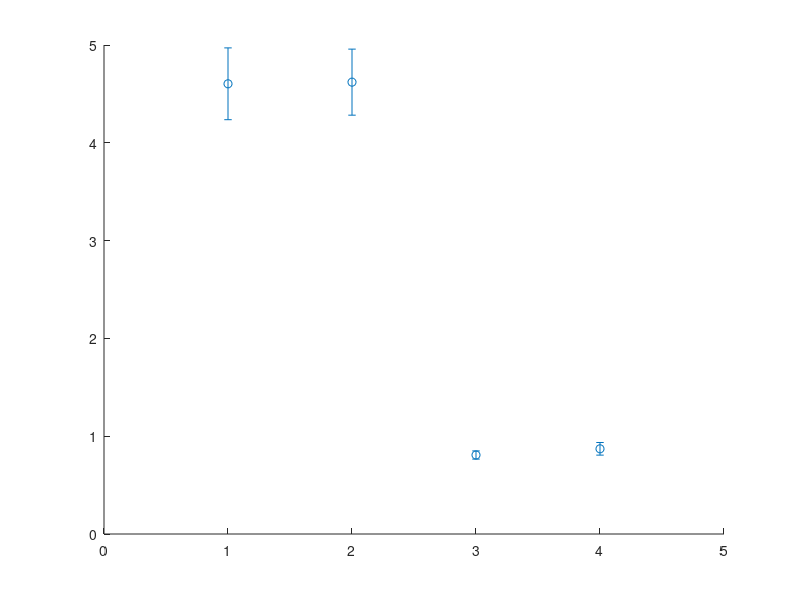

Here is the MATLAB script that generated this plot: (Note: this script raises an error after producing the figure.)

%% CURRENTLY IN ORDER OF CTRL, 0.5X, 1X, 2X!!!!!!!!!!!!!!
% Junction data (each from average of 5 replicates)
j1 = [7.151846207;1.941840172;0.9467254351;0.8267883196];
j1_s = [0.7788817801;0.6278822884;0.04512705413;0.03324510579]; 

j2 = [9.405333147;6.04916969;0.8265063281;0.7034649017];
j2_s = [0.483341408;3.060050082;0.05753070859;0.08366301083]; 

% Mid data
m1 = [7.194619886;8.841357019;0.8530111086;0.7688848877];
m1_s = [1.337329363;4.591097739;0.09300373167;0.02594727961];
m2 = [8.033549324;3.30519052;0.7523107406;0.6897630748];
m2_s = [1.433188332;0.86040803;0.08424406792;0.08657130147];

% Tip data
t1 = [4.872206939;4.758860045;0.8089223836;0.9490819574];
t1_s = [0.7541735608;0.5557115188;0.09166502828;0.03942286784];
t2 = [4.334532884;4.481565005;0.8065040995;0.7931414842];
t2_s = [0.3238747968;0.511115992;0.01984606066;0.1388441407];

% % Select dataset
% For Junction
%s1 = j1; s2 = j2; s1_s = j1_s; s2_s = j2_s;

% For Mid
%s1 = m1; s2 = m2; s1_s = m1_s; s2_s = m2_s; 

% For Tip
s1 = t1; s2 = t2; s1_s = t1_s; s2_s = t2_s; % Replace with actual SDs if available

% Number of replicates per dataset (update if different)
n_replicates = 5;

% Average of the two datasets
mean_s = (s1 + s2) / 2;

% SEM per s1 and s2
sem_s1 = s1_s / sqrt(n_replicates);
sem_s2 = s2_s / sqrt(n_replicates);

% Combined SEM for the mean of s1 and s2
combined_sem = sqrt(sem_s1.^2 + sem_s2.^2);

% X-axis labels and positions
x = 1:4;
x_labels = {'Control', '0.5x','1x', '2x'};

% Plot with SEM error bars
figure;
errorbar(x, mean_s, combined_sem, 'o', 'LineWidth', 2.5, 'MarkerSize', 12, ...
    'Color', [0 0.4470 0.7410], 'MarkerFaceColor', [0 0.4470 0.7410]);

xticks(x);
xticklabels(x_labels);
xlabel('Concentration', 'FontSize', 16, 'FontWeight', 'bold');
ylabel('Average Value', 'FontSize', 16, 'FontWeight', 'bold');
title('Aptamer and Invader (Mean ± SEM)', 'FontSize', 18, 'FontWeight', 'bold');
ylim([0 9]);
xlim([0.75 4.25]);

set(gca, 'FontSize', 14, 'LineWidth', 1.5, 'TickDir', 'out');
grid off;
box on;
